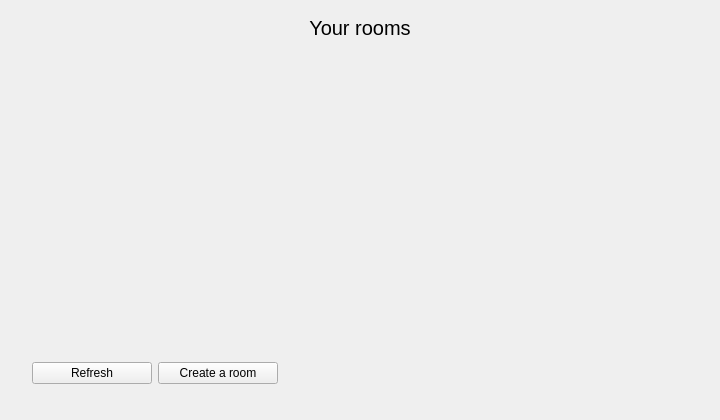
<?xml version="1.0" encoding="UTF-8"?>
<ui version="4.0">
 <class>MainPage</class>
 <widget class="QWidget" name="MainPage">
  <property name="geometry">
   <rect>
    <x>0</x>
    <y>0</y>
    <width>720</width>
    <height>420</height>
   </rect>
  </property>
  <property name="windowTitle">
   <string>Form</string>
  </property>
  <property name="styleSheet">
   <string notr="true">QListWidget {
	border: none;
	background-color: transparent;
	font: 20px &quot;&quot;;
	outline: 0;
}

QListWidget::item {
	margin: 8px 12px;
	padding: 12px 12px;
}

QListWidget::item:selected {
	margin: 8px 0px;
	padding: 12px 0px;
	background-color: transparent;
}

QListWidget::item:hover{
	margin: 8px 0px;
	padding: 12px 0px;
	background-color: rgb(30, 35, 50);
}
</string>
  </property>
  <layout class="QVBoxLayout" name="verticalLayout">
   <property name="leftMargin">
    <number>32</number>
   </property>
   <property name="topMargin">
    <number>16</number>
   </property>
   <property name="rightMargin">
    <number>32</number>
   </property>
   <property name="bottomMargin">
    <number>16</number>
   </property>
   <item>
    <widget class="QLabel" name="label">
     <property name="styleSheet">
      <string notr="true">font-size: 20px;</string>
     </property>
     <property name="text">
      <string>Your rooms</string>
     </property>
     <property name="alignment">
      <set>Qt::AlignCenter</set>
     </property>
    </widget>
   </item>
   <item>
    <widget class="QListWidget" name="listWidget">
     <property name="enabled">
      <bool>true</bool>
     </property>
     <property name="autoFillBackground">
      <bool>true</bool>
     </property>
     <property name="styleSheet">
      <string notr="true"/>
     </property>
     <property name="uniformItemSizes">
      <bool>false</bool>
     </property>
     <property name="sortingEnabled">
      <bool>false</bool>
     </property>
    </widget>
   </item>
   <item>
    <layout class="QHBoxLayout" name="horizontalLayout">
     <item>
      <widget class="QPushButton" name="refreshButton">
       <property name="minimumSize">
        <size>
         <width>120</width>
         <height>0</height>
        </size>
       </property>
       <property name="maximumSize">
        <size>
         <width>16777215</width>
         <height>16777215</height>
        </size>
       </property>
       <property name="text">
        <string>Refresh</string>
       </property>
      </widget>
     </item>
     <item>
      <widget class="QPushButton" name="createButton">
       <property name="minimumSize">
        <size>
         <width>120</width>
         <height>0</height>
        </size>
       </property>
       <property name="text">
        <string>Create a room</string>
       </property>
      </widget>
     </item>
     <item>
      <spacer name="horizontalSpacer_2">
       <property name="orientation">
        <enum>Qt::Horizontal</enum>
       </property>
       <property name="sizeHint" stdset="0">
        <size>
         <width>40</width>
         <height>20</height>
        </size>
       </property>
      </spacer>
     </item>
    </layout>
   </item>
   <item>
    <widget class="QLabel" name="errorLabel">
     <property name="styleSheet">
      <string notr="true">color: red;</string>
     </property>
     <property name="text">
      <string/>
     </property>
    </widget>
   </item>
  </layout>
 </widget>
 <resources/>
 <connections/>
</ui>
